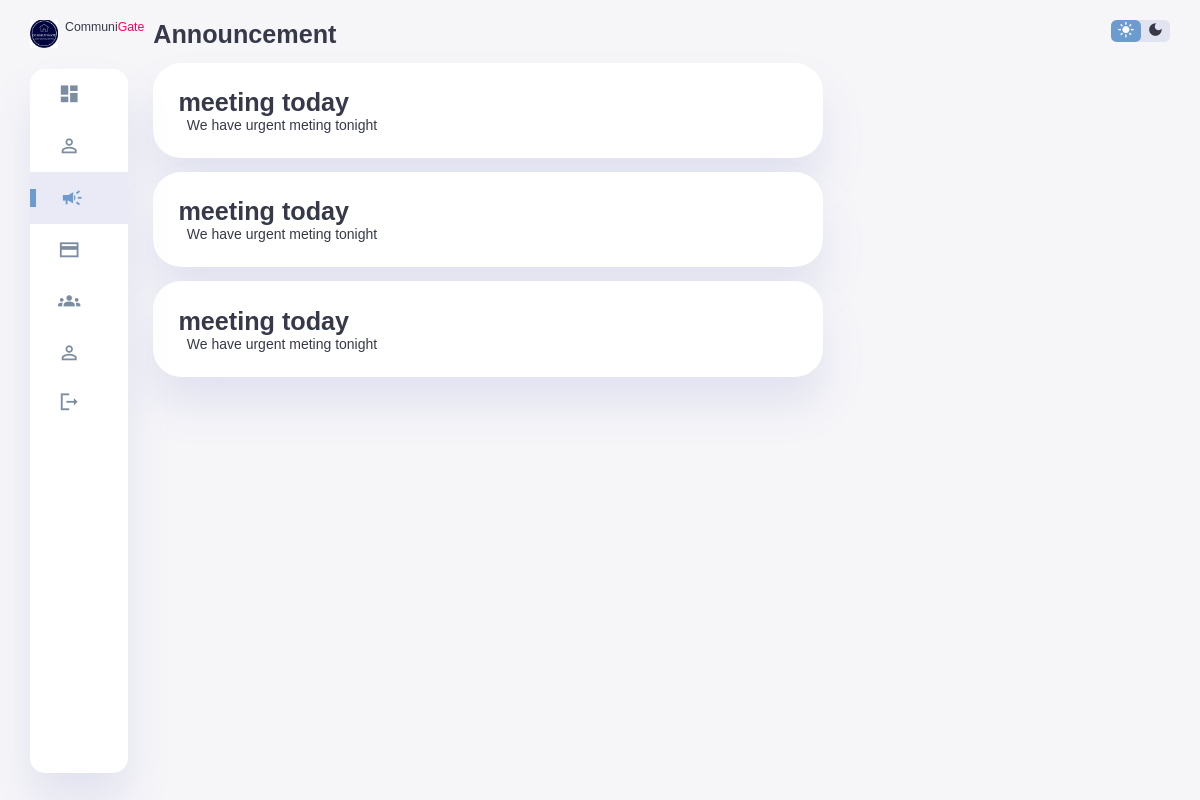
The app's page /staff/announcement.php (signed in) with its own data.
### tables this page shows
CREATE TABLE `annoucement` (
  `id` int(255) NOT NULL,
  `title` varchar(100) NOT NULL,
  `content` varchar(8000) NOT NULL,
  `date` date NOT NULL DEFAULT current_timestamp(),
  `lastdate` date NOT NULL
);

### staff/announcement.php (the view, shortened to what this page needs)
    <?php include('./view/header.php'); ?>
</head>
<body>
    <div class="container0">
        <?php include('./view/sidebar.php'); ?>
        <main>
            <h1>Announcement</h1>
            <div class="analyse0">
            <?php
            $conn=mysqli_connect("localhost","root","","communigate");
            $select="SELECT * FROM `annoucement`";
            $res=mysqli_query($conn,$select);
            if(mysqli_num_rows($res)>0)
            {
                while($row=mysqli_fetch_array($res))
                {
            ?>
                <div class="sales">
                    <div class="status">
                        <div class="info">
                            <h1><?php echo $row['title'] ?></h1>
                            <h3><?php echo $row['content'] ?></h3>
                        </div>
                    </div>
                </div>
            <?php
                }
            }
            ?>
            </div>
        </main>
        <div class="right-section">
            <div class="nav">
                <div class="dark-mode">
                    <span class="material-icons-sharp active">
                    </span>
                    <span class="material-icons-sharp">
                    </span>
                </div>
            </div>
        </div>
    </div>
<?php include('./view/footer.php');?>

### staff/css/style.css (style rules this page uses)
:root { --color-primary: #6C9BCF; --color-danger: #FF0060; --color-success: #1B9C85; --color-warning: #F7D060; --color-white: #fff; --color-info-dark: #7d8da1; --color-dark: #363949; --color-light: rgba(132, 139, 200, 0.18); --color-dark-variant: #677483; --color-background: #f6f6f9; --card-border-radius: 2rem; --border-radius-1: 0.4rem; --border-radius-2: 1.2rem; --card-padding: 1.8rem; --padding-1: 1.2rem; --box-shadow: 0 2rem 3rem var(--color-light); }
* { margin: 0; padding: 0; outline: 0; appearance: 0; border: 0; text-decoration: none; box-sizing: border-box; }
html { font-size: 14px; }
body { width: 100vw; height: 100vh; font-family: 'Poppins', sans-serif; font-size: 0.88rem; user-select: none; overflow-x: hidden; color: var(--color-dark); background-color: var(--color-background); }
h1 { font-weight: 800; font-size: 1.8rem; }
h3 { font-weight: 500; font-size: 0.87rem; }
.container0 { display: grid; width: 96%; margin: 0 auto; gap: 1.8rem; grid-template-columns: 12rem auto 23rem; }
main { margin-top: 1.4rem; }
main .analyse0 { display: grid; grid-template-columns: 1fr; gap: 1.6rem; }
main .analyse0 > div { background-color: var(--color-white); padding: var(--card-padding); border-radius: var(--card-border-radius); margin-top: 1rem; box-shadow: var(--box-shadow); cursor: pointer; transition: all 0.3s ease; }
main .analyse0 > div .status { display: flex; align-items: center; justify-content: space-between; }
main .analyse0 h3 { margin-left: 0.6rem; font-size: 1rem; }
.right-section { margin-top: 1.4rem; }
.right-section .nav { display: flex; justify-content: end; gap: 2rem; }
.right-section .dark-mode { background-color: var(--color-light); display: flex; justify-content: space-between; align-items: center; height: 1.6rem; width: 4.2rem; cursor: pointer; border-radius: var(--border-radius-1); }
.right-section .dark-mode span { font-size: 1.2rem; width: 50%; height: 100%; display: flex; align-items: center; justify-content: center; }
.right-section .dark-mode span.active { background-color: var(--color-primary); color: white; border-radius: var(--border-radius-1); }
@media screen and (max-width: 1200px) { .container0 { width: 95%; grid-template-columns: 7rem auto 23rem; } }
@media screen and (max-width: 1200px) { main .analyse0 { grid-template-columns: 1fr; gap: 0; } }

### staff/css/popus.css (style rules this page uses)
body { font-family: Arial, Helvetica, sans-serif; }

### records on screen
annoucement: title "meeting today", content "We have urgent meting tonight"
annoucement: title "meeting today", content "We have urgent meting tonight"
annoucement: title "meeting today", content "We have urgent meting tonight"
